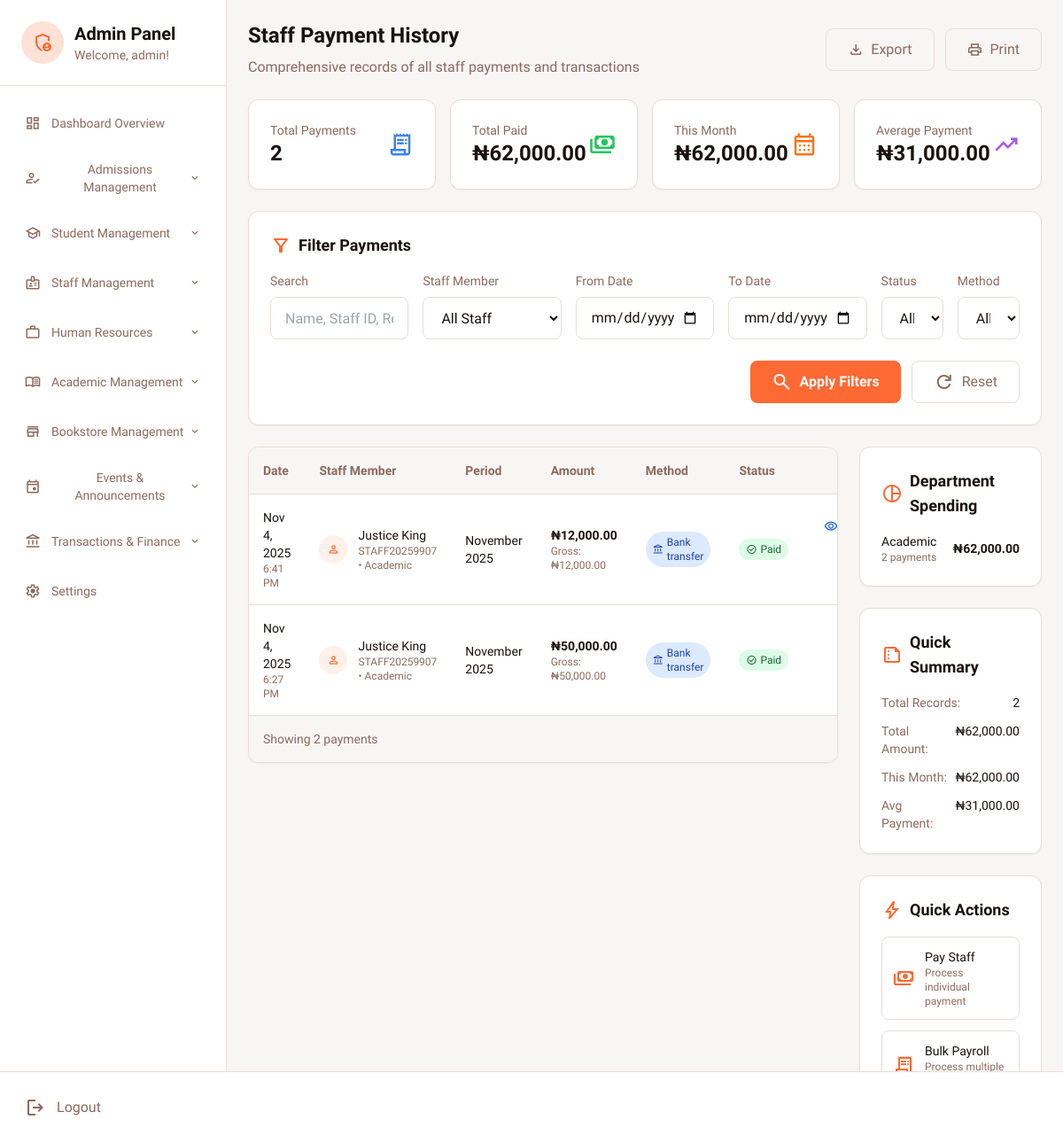
Screenshot of /admin_dashboard.php?page=payment-history (signed in) with the database file from the repository.
### tables this page shows
CREATE TABLE `staff_payments` (
  `id` int(11) NOT NULL,
  `staff_id` int(11) NOT NULL,
  `payment_date` date NOT NULL,
  `payment_period` varchar(50) NOT NULL,
  `gross_salary` decimal(10,2) NOT NULL,
  `tax_deduction` decimal(10,2) DEFAULT 0.00,
  `pension_deduction` decimal(10,2) DEFAULT 0.00,
  `other_deductions` decimal(10,2) DEFAULT 0.00,
  `net_pay` decimal(10,2) NOT NULL,
  `payment_method` enum('bank_transfer','cash','cheque') DEFAULT 'bank_transfer',
  `transaction_ref` varchar(100) DEFAULT NULL,
  `receipt_filename` varchar(255) DEFAULT NULL,
  `status` enum('pending','paid','failed') DEFAULT 'pending',
  `notes` text DEFAULT NULL,
  `created_by` int(11) DEFAULT NULL,
  `created_at` timestamp NOT NULL DEFAULT current_timestamp()
);

CREATE TABLE `staff` (
  `id` int(11) NOT NULL,
  `first_name` varchar(100) NOT NULL,
  `last_name` varchar(100) NOT NULL,
  `email` varchar(255) NOT NULL,
  `staff_id` varchar(20) NOT NULL,
  `department` varchar(100) DEFAULT NULL,
  `position` varchar(100) DEFAULT NULL,
  `gender` varchar(10) DEFAULT NULL,
  `state_of_origin` varchar(100) DEFAULT NULL,
  `marital_status` varchar(20) DEFAULT NULL,
  `religion` varchar(50) DEFAULT NULL,
  `employment_date` date DEFAULT NULL,
  `salary` decimal(10,2) DEFAULT NULL,
  `phone` varchar(20) DEFAULT NULL,
  `emergency_contact` varchar(20) DEFAULT NULL,
  `address` text DEFAULT NULL,
  `date_of_birth` date DEFAULT NULL,
  `subject_specialization` text DEFAULT NULL,
  `qualifications` text DEFAULT NULL,
  `account_name` varchar(255) DEFAULT NULL,
  `account_number` varchar(50) DEFAULT NULL,
  `bank_name` varchar(100) DEFAULT NULL,
  `account_updated_at` timestamp NOT NULL DEFAULT current_timestamp() ON UPDATE current_timestamp(),
  `photo` varchar(255) DEFAULT NULL,
  `added_by` varchar(100) DEFAULT NULL,
  `status` enum('active','inactive') DEFAULT 'active',
  `created_at` timestamp NOT NULL DEFAULT current_timestamp(),
  `updated_at` timestamp NULL DEFAULT NULL ON UPDATE current_timestamp()
);

### payment_history_content.php (the view, shortened to what the rows shown need)
<?php
$db = getDBConnection();
$query = "SELECT sp.*, s.first_name, s.last_name, s.staff_id, s.department, s.position, s.account_name, s.account_number, s.bank_name
          FROM staff_payments sp
          JOIN staff s ON sp.staff_id = s.id
          WHERE 1=1";
$params = [];
$query .= " ORDER BY sp.payment_date DESC, sp.created_at DESC";
$stmt = $db->prepare($query);
$stmt->execute($params);
$payments = $stmt->fetchAll();
?>
<div class="mb-6">
    <div class="flex flex-col lg:flex-row lg:items-center lg:justify-between">
        <div>
            <h1 class="text-2xl font-bold text-[#181210] mb-2">Staff Payment History</h1>
        </div>
    </div>
</div>
<div class="grid grid-cols-1 lg:grid-cols-4 gap-6">
    <div class="lg:col-span-3">
        <div class="bg-white rounded-xl shadow-sm border border-[#e7deda] overflow-hidden">
            <?php if (empty($payments)): ?>
                <div class="p-8 text-center text-[#8d6a5e]">
                    <span class="material-symbols-outlined text-4xl mb-2">search_off</span>
                    <p class="text-lg font-medium">No payments found</p>
                    <p class="text-sm mt-1">Try adjusting your search filters</p>
                </div>
            <?php else: ?>
                <div class="overflow-x-auto">
                    <table class="w-full text-left">
                        <thead class="bg-[#f8f6f5] border-b border-[#e7deda]">
                            <tr>
                                <th class="p-4 text-sm font-semibold text-[#8d6a5e]">Date</th>
                                <th class="p-4 text-sm font-semibold text-[#8d6a5e]">Staff Member</th>
                                <th class="p-4 text-sm font-semibold text-[#8d6a5e] hidden lg:table-cell">Period</th>
                                <th class="p-4 text-sm font-semibold text-[#8d6a5e]">Amount</th>
                                <th class="p-4 text-sm font-semibold text-[#8d6a5e] hidden md:table-cell">Method</th>
                                <th class="p-4 text-sm font-semibold text-[#8d6a5e]">Status</th>
                                <th class="p-4 text-sm font-semibold text-[#8d6a5e] text-right">Actions</th>
                            </tr>
                        </thead>
                        <tbody class="divide-y divide-[#e7deda]">
                            <?php foreach ($payments as $payment): ?>
                            <tr class="hover:bg-[#f8f6f5] transition-colors">
                                <td class="p-4">
                                    <p class="text-sm font-medium text-[#181210]"><?php echo date('M j, Y', strtotime($payment['payment_date'])); ?></p>
                                    <p class="text-xs text-[#8d6a5e]"><?php echo date('g:i A', strtotime($payment['created_at'])); ?></p>
                                </td>
                                <td class="p-4">
                                    <div class="flex items-center">
                                        <div class="flex-shrink-0 h-8 w-8 bg-[#ff6933]/10 rounded-full flex items-center justify-center mr-3">
                                            <span class="material-symbols-outlined text-[#ff6933] text-sm">person</span>
                                        </div>
                                        <div>
                                            <p class="text-sm font-medium text-[#181210]">
                                                <?php echo htmlspecialchars($payment['first_name'] . ' ' . $payment['last_name']); ?>
                                            </p>
                                            <p class="text-xs text-[#8d6a5e]">
                                                <?php echo htmlspecialchars($payment['staff_id']); ?>
                                                <span class="hidden lg:inline">• <?php echo htmlspecialchars($payment['department']); ?></span>
                                            </p>
                                        </div>
                                    </div>
                                </td>
                                <td class="p-4 hidden lg:table-cell">
                                    <p class="text-sm text-[#181210]"><?php echo htmlspecialchars($payment['payment_period']); ?></p>
                                </td>
                                <td class="p-4">
                                    <p class="text-sm font-bold text-[#181210]">₦<?php echo number_format($payment['net_pay'], 2); ?></p>
                                    <p class="text-xs text-[#8d6a5e]">
                                        Gross: ₦<?php echo number_format($payment['gross_salary'], 2); ?>
                                    </p>
                                </td>
                                <td class="p-4 hidden md:table-cell">
                                    <span class="inline-flex items-center px-2 py-1 rounded-full text-xs font-medium
                                        <?php echo $payment['payment_method'] === 'bank_transfer' ? 'bg-blue-100 text-blue-800' :
                                               ($payment['payment_method'] === 'cash' ? 'bg-green-100 text-green-800' : 'bg-yellow-100 text-yellow-800'); ?>">
                                        <span class="material-symbols-outlined text-xs mr-1">
                                        </span>
                                        <?php echo ucfirst(str_replace('_', ' ', $payment['payment_method'])); ?>
                                    </span>
                                </td>
                                <td class="p-4">
                                    <span class="inline-flex items-center px-2 py-1 rounded-full text-xs font-medium
                                        <?php echo $payment['status'] === 'paid' ? 'bg-green-100 text-green-800' :
                                               ($payment['status'] === 'pending' ? 'bg-yellow-100 text-yellow-800' : 'bg-red-100 text-red-800'); ?>">
                                        <span class="material-symbols-outlined text-xs mr-1">
                                        </span>
                                        <?php echo ucfirst($payment['status']); ?>
                                    </span>
                                </td>
                                <td class="p-4 flex justify-end gap-2">
                                    <button onclick="viewPaymentDetails(<?php echo $payment['id']; ?>)"
                                            class="inline-flex items-center p-2 text-sm text-blue-600 hover:bg-blue-50 rounded-lg transition-colors"
                                            title="View Details">
                                        <span class="material-symbols-outlined text-base">visibility</span>
                                    </button>
                                </td>
                            </tr>
                            <?php endforeach; ?>
                        </tbody>
                    </table>
                </div>
            <?php endif; ?>
        </div>
    </div>
</div>

### rows the page displays
staff_payments: payment_date "Nov 4, 2025", created_at "6:41 PM", staff.last_name "Justice King", staff.staff_id "STAFF20259907", staff.department "Academic", payment_period "November 2025", net_pay "12,000.00", gross_salary "12,000.00", payment_method "Bank transfer", status "Paid"
staff_payments: payment_date "Nov 4, 2025", created_at "6:27 PM", staff.last_name "Justice King", staff.staff_id "STAFF20259907", staff.department "Academic", payment_period "November 2025", net_pay "50,000.00", gross_salary "50,000.00", payment_method "Bank transfer", status "Paid"

### other values shown
$_SESSION['first_name'] "admin"
$item['title'] "Dashboard Overview"
$item['title'] "Admissions Management"
$item['title'] "Student Management"
$item['title'] "Staff Management"
$item['title'] "Human Resources"
$item['title'] "Academic Management"
$item['title'] "Bookstore Management"
$item['title'] "Events & Announcements"
$item['title'] "Transactions & Finance"
$item['title'] "Settings"
$total_payments "2"
$total_paid "62,000.00"
$this_month_total "62,000.00"
$avg_payment "31,000.00"
